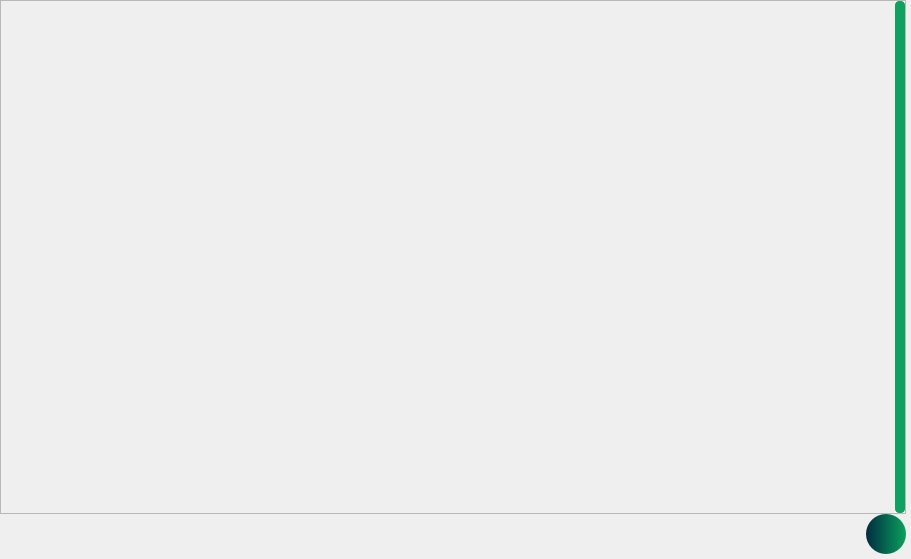
         <widget class="QWidget" name="Upload_page">
          <layout class="QGridLayout" name="gridLayout_4">
           <property name="leftMargin">
            <number>0</number>
           </property>
           <property name="topMargin">
            <number>0</number>
           </property>
           <property name="rightMargin">
            <number>0</number>
           </property>
           <property name="bottomMargin">
            <number>0</number>
           </property>
           <property name="spacing">
            <number>0</number>
           </property>
           <item row="0" column="0">
            <widget class="QFrame" name="scroll_and_button">
             <property name="minimumSize">
              <size>
               <width>911</width>
               <height>559</height>
              </size>
             </property>
             <layout class="QGridLayout" name="gridLayout_3">
              <property name="leftMargin">
               <number>0</number>
              </property>
              <property name="topMargin">
               <number>0</number>
              </property>
              <property name="rightMargin">
               <number>5</number>
              </property>
              <property name="bottomMargin">
               <number>5</number>
              </property>
              <property name="spacing">
               <number>0</number>
              </property>
              <item row="2" column="1">
               <widget class="QPushButton" name="upload_page_button">
                <property name="sizePolicy">
                 <sizepolicy hsizetype="Minimum" vsizetype="Minimum">
                  <horstretch>0</horstretch>
                  <verstretch>0</verstretch>
                 </sizepolicy>
                </property>
                <property name="minimumSize">
                 <size>
                  <width>40</width>
                  <height>40</height>
                 </size>
                </property>
                <property name="maximumSize">
                 <size>
                  <width>40</width>
                  <height>40</height>
                 </size>
                </property>
                <property name="accessibleDescription">
                 <string/>
                </property>
                <property name="styleSheet">
                 <string notr="true">QPushButton {
color: #0FA15F;
border-radius: 20px;
border-style: outset;
background: qlineargradient(spread:pad, x1:1, y1:0, x2:0, y2:0, stop:0 rgba(10, 161, 93, 255), stop:1 rgba(0, 44, 65, 255));
padding: 5px;
}

QPushButton:hover {
size: 45x45;
background:qlineargradient(spread:pad, x1:0, y1:0, x2:0.977273, y2:0, stop:0 rgba(10, 161, 93, 255), stop:1 rgba(0, 44, 65, 255))
}</string>
                </property>
                <property name="text">
                 <string/>
                </property>
                <property name="icon">
                 <iconset resource="../icons.qrc">
                  <normaloff>:/icons/icons/folder-7-48 (1).ico</normaloff>:/icons/icons/folder-7-48 (1).ico</iconset>
                </property>
                <property name="iconSize">
                 <size>
                  <width>16</width>
                  <height>16</height>
                 </size>
                </property>
                <property name="checkable">
                 <bool>true</bool>
                </property>
                <property name="autoExclusive">
                 <bool>false</bool>
                </property>
               </widget>
              </item>
              <item row="2" column="0">
               <spacer name="horizontalSpacer_7">
                <property name="orientation">
                 <enum>Qt::Horizontal</enum>
                </property>
                <property name="sizeHint" stdset="0">
                 <size>
                  <width>40</width>
                  <height>20</height>
                 </size>
                </property>
               </spacer>
              </item>
              <item row="0" column="0" rowspan="2" colspan="2">
               <widget class="CustomScrollArea" name="scrollArea_3">
                <property name="minimumSize">
                 <size>
                  <width>0</width>
                  <height>0</height>
                 </size>
                </property>
                <property name="focusPolicy">
                 <enum>Qt::NoFocus</enum>
                </property>
                <property name="styleSheet">
                 <string notr="true">QScrollBar:vertical {
            border: 0px solid #999999;
            background:white;
            width:10px;    
            margin: 0px 0px 0px 0px;
        }
        QScrollBar::handle:vertical {         
       
            min-height: 0px;
          	border: 0px solid red;
			border-radius: 4px;
			background-color: rgb(15, 161, 95);
        }
        QScrollBar::add-line:vertical {       
            height: 0px;
            subcontrol-position: bottom;
            subcontrol-origin: margin;
        }
        QScrollBar::sub-line:vertical {
            height: 0 px;
            subcontrol-position: top;
            subcontrol-origin: margin;
        }
</string>
                </property>
                <property name="frameShadow">
                 <enum>QFrame::Raised</enum>
                </property>
                <property name="verticalScrollBarPolicy">
                 <enum>Qt::ScrollBarAlwaysOn</enum>
                </property>
                <property name="horizontalScrollBarPolicy">
                 <enum>Qt::ScrollBarAlwaysOff</enum>
                </property>
                <property name="widgetResizable">
                 <bool>true</bool>
                </property>
                <widget class="QWidget" name="scrollAreaWidgetContents_4">
                 <property name="geometry">
                  <rect>
                   <x>0</x>
                   <y>0</y>
                   <width>894</width>
                   <height>512</height>
                  </rect>
                 </property>
                </widget>
               </widget>
              </item>
             </layout>
            </widget>
           </item>
          </layout>
         </widget>
